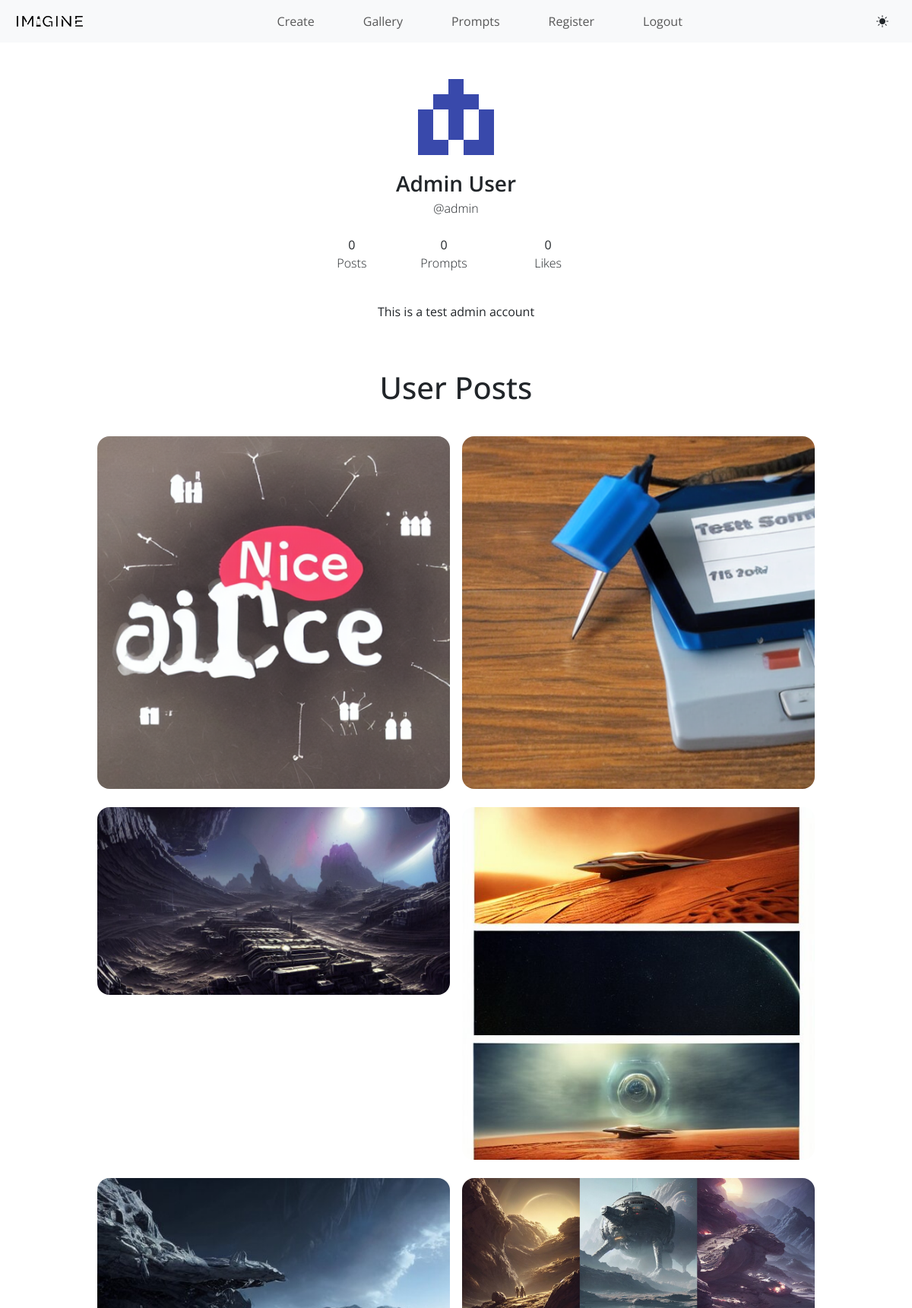
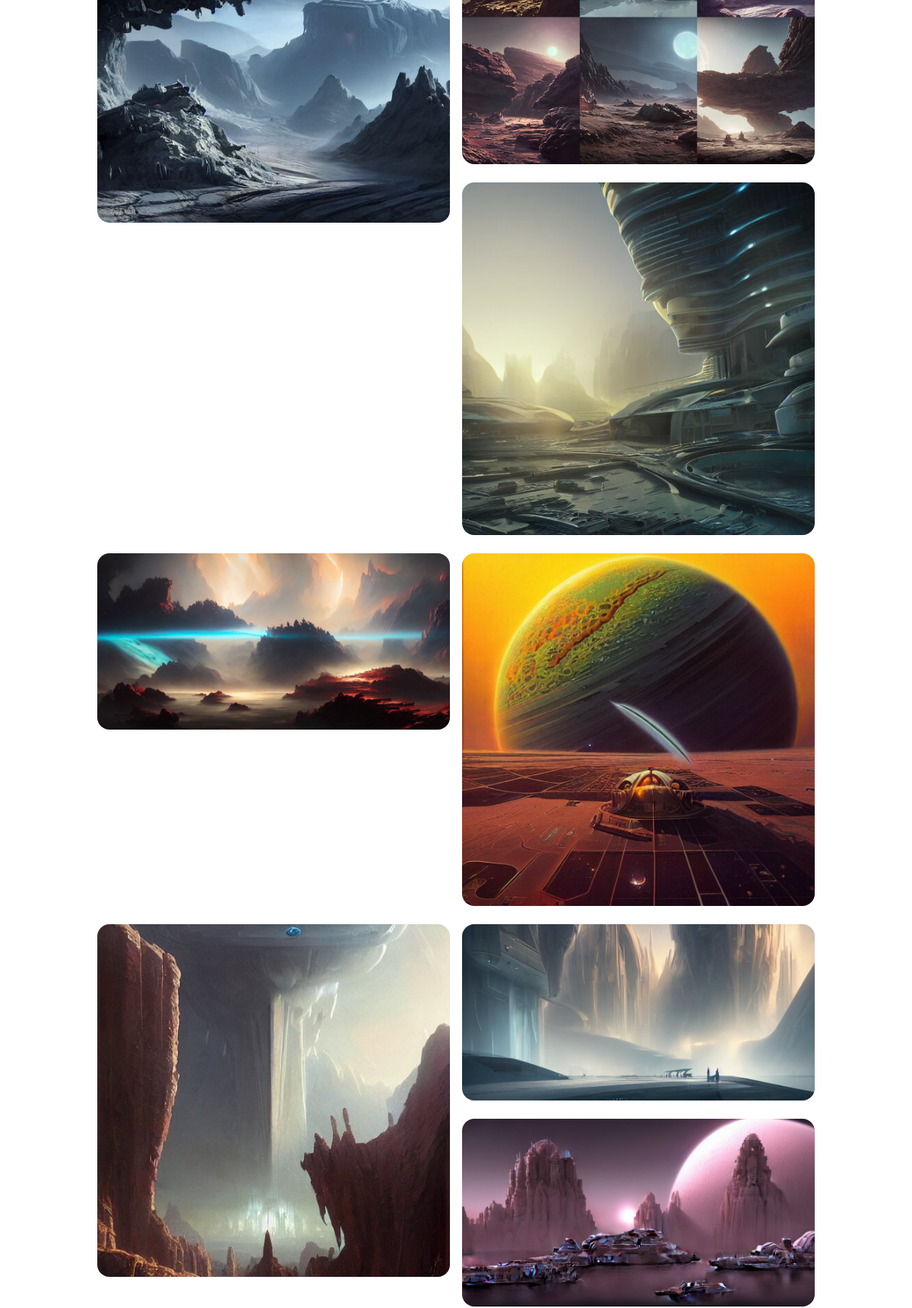
/profile/admin (upper part), run on the app's committed database (2 pictures, top to bottom).
### imagine/models.py (models this page shows, shortened)
class Profile(models.Model):
    user = models.OneToOneField(User, on_delete=models.CASCADE)
    bio = models.CharField(max_length=500, blank=True)
    image = models.ImageField(upload_to='user_icons/', blank=True)

class User(AbstractUser):
    pass

class Post(models.Model):
    id = models.UUIDField(primary_key=True, default=uuid.uuid4, editable=False)
    user = models.ForeignKey(User, on_delete=models.CASCADE)
    body = models.CharField(max_length=500)
    timestamp = models.DateTimeField(auto_now_add=True)
    image = models.ImageField(upload_to='images/')

### imagine/views.py (the view)
# urls.py: path("profile/<str:username>", views.profile, name="profile"),
def profile(request, username):
    view_user = User.objects.get(username=username)
    view_profile = Profile.objects.get(user=view_user)
    posts = Post.objects.filter(user=view_user).order_by("-timestamp")
    return render(request, "imagine/profile.html", {"view_user": view_user, "view_profile": view_profile, "posts": posts})

### imagine/templates/imagine/profile.html (shortened to what this page needs)
{% extends "imagine/layout.html" %} {% load static %} {% block body %}
<div class="mt-4 mb-4 d-flex justify-content-center">
  <div class="card bio-card p-4">
    <div
      class="image d-flex flex-column justify-content-center align-items-center"
    >
      <img src="{{ view_profile.image.url }}" height="100" width="100" />
      <span class="fs-3 fw-semibold mt-3"
        >{{ view_user.first_name}} {{view_user.last_name }}</span
      >
      <span class="fw-light">@{{ view_user.username }}</span>
      <div
        class="d-flex flex-row justify-content-center align-items-center my-4"
      >
        <div class="d-flex flex-column align-items-center">
          <span class="mx-5">0</span>
          <span class="fw-light">Posts</span>
        </div>
        <div class="d-flex flex-column align-items-center mx-3">
          <span class="mx-5">0</span>
          <span class="fw-light">Prompts</span>
        </div>
        <div class="d-flex flex-column align-items-center mx-3">
          <span class="mx-5">0</span>
          <span class="fw-light">Likes</span>
        </div>
      </div>
      <div class="text mt-3">
        {% if view_profile.bio %}
        <p>{{ view_profile.bio }}</p>
        {% else %}
        <p>Write something about yourself</p>
        {% endif %}
      </div>
    </div>
  </div>
</div>
<h1 style="text-align: center">User Posts</h1>
<div class="grid">
  {% for post in posts %}
  <div class="grid-item">
    <a href="{{ post.image.url }}" data-lightbox="lightbox">
      <img src="{{ post.image.url }}" alt="" />
    </a>
  </div>
  {% endfor %}
</div>
{% endblock %}

### imagine/templates/imagine/layout.html (shortened to what this page needs)
{% load static %}
<!DOCTYPE html>
<html lang="en" data-bs-theme="dark">
    <head>
        <link href="https://cdn.jsdelivr.net/npm/bootstrap@5.3.0-alpha1/dist/css/bootstrap.min.css" rel="stylesheet">
        <link rel="stylesheet" href="https://cdn.jsdelivr.net/npm/bootstrap-icons@1.10.3/font/bootstrap-icons.css">
        <link href="{% static 'imagine/styles.css' %}" rel="stylesheet" />
    </head>
    <body>
        <nav class="navbar navbar-expand-lg sticky-top" id="navbar" >
          <div class="container-fluid">
            <img src="{% static 'imagine/logo-black1.png' %}" style="max-height: 15px; margin-left:10px" class="light-logo active"/>
            <div class="collapse navbar-collapse" id="navbarText">
              <ul class="navbar-nav mx-auto mb-2 mb-lg-0">
                <li class="nav-item mx-4">
                  <a class="nav-link" href="{%url 'generate' %}">Create</a>
                </li>
                <li class="nav-item mx-4">
                  <a class="nav-link" href="{%url 'gallery' %}">Gallery</a>
                </li>
                <li class="nav-item mx-4">
                  <a class="nav-link" href="{%url 'prompts' %}">Prompts</a>
                </li>
                {% if user.is_authenticated %}
                <li class="nav-item mx-4">
                  <a class="nav-link" href="{%url 'profile' username=request.user%}">Profile</a>
                </li>
                {% else %}
                <li class="nav-item mx-4">
                  <a class="nav-link" href="{%url 'register' %}">Register</a>
                </li>
                {% endif %}
                <li class="nav-item mx-4">
                  <a class="nav-link" href="{%url 'logout' %}">Logout</a>
                </li>
              </ul>
              <i class="bi bi-moon-stars-fill" id="darkModeBtn" style="width:35px"></i>
            </div>
          </div>
        </nav>
        <div class="content">{% block body %} {% endblock %}</div>
  </body>
      </body>
</html>

### imagine/static/imagine/styles.css (style rules this page uses)
* { margin: 0; padding: 0; box-sizing: border-box; font-family: "Open Sans", sans-serif; }
.dark-logo, .light-logo { display: none; }
.dark-logo.active, .light-logo.active { display: block; }
.grid-sizer, .grid-item { width: 25%; }
.grid-item { float: left; margin-bottom: 0.5rem; padding: 0.5rem; }
.grid-item img { display: block; max-width: 100%; }
.grid { width: 80vw; text-align: center; margin: 2rem auto; }
.grid-item img { width: 100%; border-radius: 1rem; transition: 0.2s ease-in-out; }
.bio-card { border: none; width: 50vw; }
@media screen and (max-width: 1400px) { .grid-sizer, .grid-item { width: 50%; } }

### data on the page
Profile: image (picture), bio "This is a test admin account"
User: first_name "Admin", last_name "User", username "admin"
Post: image (picture)
Post: image (picture)
Post: image (picture)
Post: image (picture)
Post: image (picture)
Post: image (picture)
Post: image (picture)
Post: image (picture)
Post: image (picture)
Post: image (picture)
Post: image (picture)
Post: image (picture)
